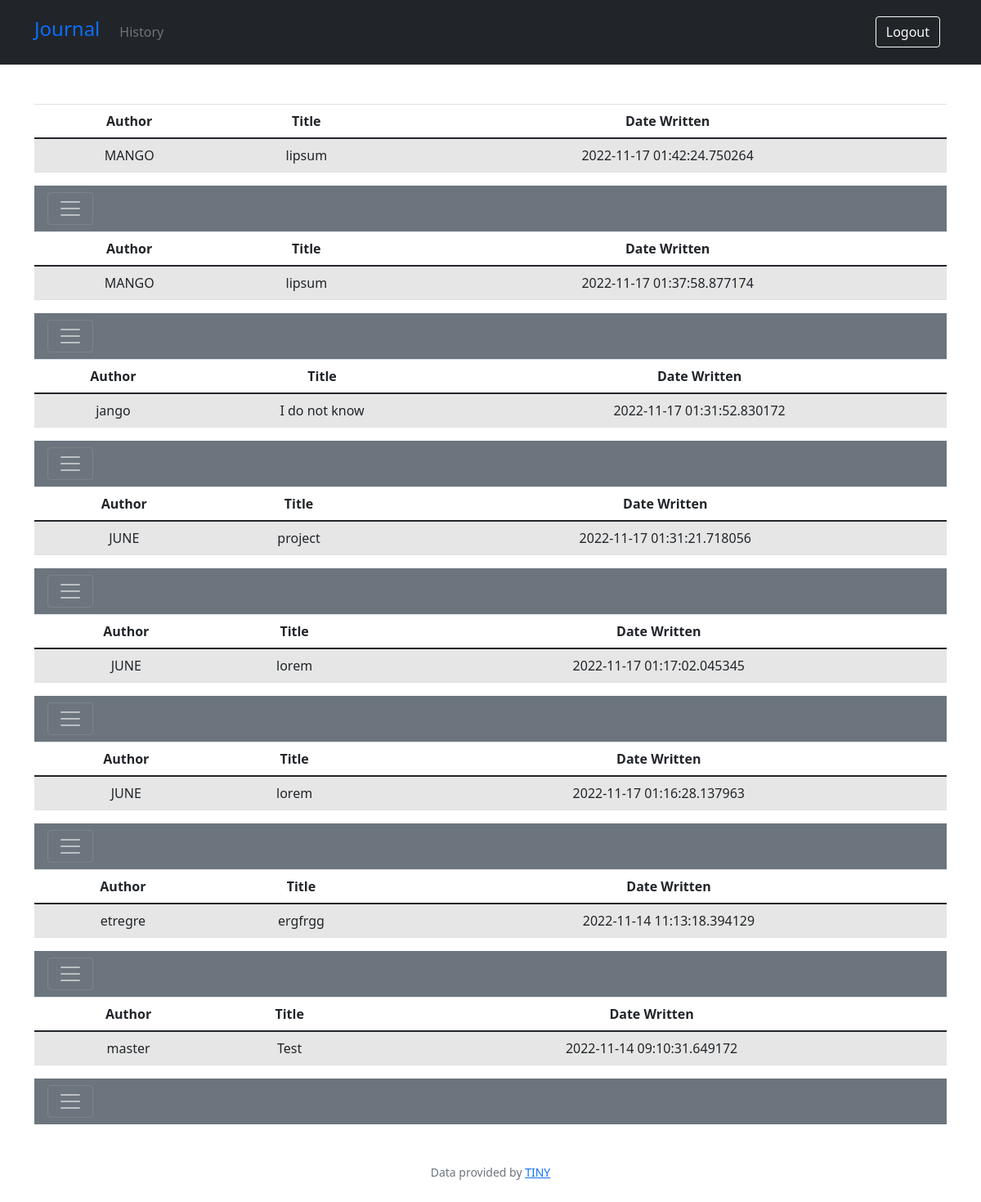
The page /history (signed in) on the database its author committed.
### app.py (models this page shows, shortened)
class Journal(db.Model):
    id = db.Column(db.Integer, primary_key=True)
    title = db.Column(db.Text, nullable=False, default=datetime.utcnow)
    content = db.Column(db.Text, nullable=False)
    author = db.Column(db.String(20), nullable=False, default="N/A")
    user_id = db.Column(db.Integer, db.ForeignKey("user.id"))
    date = db.Column(db.DateTime, nullable=False, default=datetime.utcnow)

### app.py (the view)
@app.route("/history")
@login_required
def history():
    if 'user_id' in session:
        user_id = session['user_id']
        journals = Journal.query.filter_by(user_id=user_id).order_by(Journal.date.desc())
        return render_template("history.html", journals=journals)

### app.py (called while the page is built)
def login_required(f):
    @wraps(f)
    def decorated_function(*args, **kwargs):
        if session.get("user_id") is None:
            return redirect("/login")
        return f(*args, **kwargs)
    return decorated_function

### templates/history.html (shortened to what this page needs)
{% extends 'layout.html' %}
{% block body %}
<div class="container">
            {% if journals %}
            {% for journal in journals %}
            <table class="table table-striped table-hover">
                <thead>
                    <tr>
                        <th>Author</th>
                        <th>Title</th>
                        <th>Date Written</th>
                    </tr>
                </thead>
                <tbody>
                    <tr>
                        <td>{{ journal['author'] }}</td>
                        <td>{{ journal['title'] }}</td>
                        <td>{{ journal['date'] }}</td>
                    </tr>
                </tbody>
            </table>
            <div class="pos-f-t">
                <nav class="navbar navbar-dark bg-secondary">
                    <button class="navbar-toggler" type="button" data-toggle="collapse" data-target="#navbarToggleExternalContent"
                        aria-controls="navbarToggleExternalContent" aria-expanded="false" aria-label="Toggle navigation">
                        <span class="navbar-toggler-icon"></span>
                    </button>
                </nav>
            </div>
            {% endfor %}
            {% else %}
            <object data="{{ url_for('static', filename='images/yoga.svg') }}" width="300" height="300"> </object>
            {% endif %}
</div>
{% endblock %}

### templates/layout.html (shortened to what this page needs)
<!DOCTYPE html>
<html lang="en">
<head>
    <link rel="stylesheet" href="https://cdn.jsdelivr.net/npm/bootstrap@4.6.2/dist/css/bootstrap.min.css">
    <link rel="stylesheet" href="{{ url_for('static', filename='css/main.css') }}">
    <link rel="stylesheet" href="https://cdn.jsdelivr.net/npm/bootstrap@5.0.2/dist/css/bootstrap.min.css">
</head>
<body>
    <header class="p-3 bg-dark">
        <div class="container">
          <div class="d-flex flex-wrap align-items-center justify-content-center justify-content-lg-start">
                <a class="navbar-brand" href="{{ url_for('index') }}">
                  <h4>Journal</h4>
                </a>
            {% if session['user_id'] %}
            <ul class="nav col-12 col-lg-auto me-lg-auto mb-2 justify-content-center mb-md-0">
              <li><a href="{{ url_for('history') }}" class="nav-link px-2 text-secondary">History</a></li>
            </ul>
            <div class="text-end ml-auto">
              <a href="/logout"><button type="button" class="btn btn-outline-light me-2">Logout</button></a>
            </div>
            {% else %}
            <div class="text-end ml-auto">
              <a href="{{ url_for('login') }}"><button type="button" class="btn btn-outline-light me-2">Login</button></a>
              <a href="{{ url_for('register') }}"><button type="button" class="btn btn-warning">Sign-up</button></a>
            </div>
            {% endif %}
          </div>
        </div>
    </header>
      <main class="container-fluid py-5 text-center">
        {% block body %}{% endblock %}
      </main>
      <footer class="mb-5 small text-center text-muted">
        Data provided by <a href="https://tiny.cloud/">TINY</a>
      </footer>
    </body>
</html>

### rows shown on the page
Journal: author "MANGO", title "lipsum", date "2022-11-17 01:42:24.750264"
Journal: author "MANGO", title "lipsum", date "2022-11-17 01:37:58.877174"
Journal: author "jango", title "I do not know", date "2022-11-17 01:31:52.830172"
Journal: author "JUNE", title "project", date "2022-11-17 01:31:21.718056"
Journal: author "JUNE", title "lorem", date "2022-11-17 01:17:02.045345"
Journal: author "JUNE", title "lorem", date "2022-11-17 01:16:28.137963"
Journal: author "etregre", title "ergfrgg", date "2022-11-14 11:13:18.394129"
Journal: author "master", title "Test", date "2022-11-14 09:10:31.649172"
